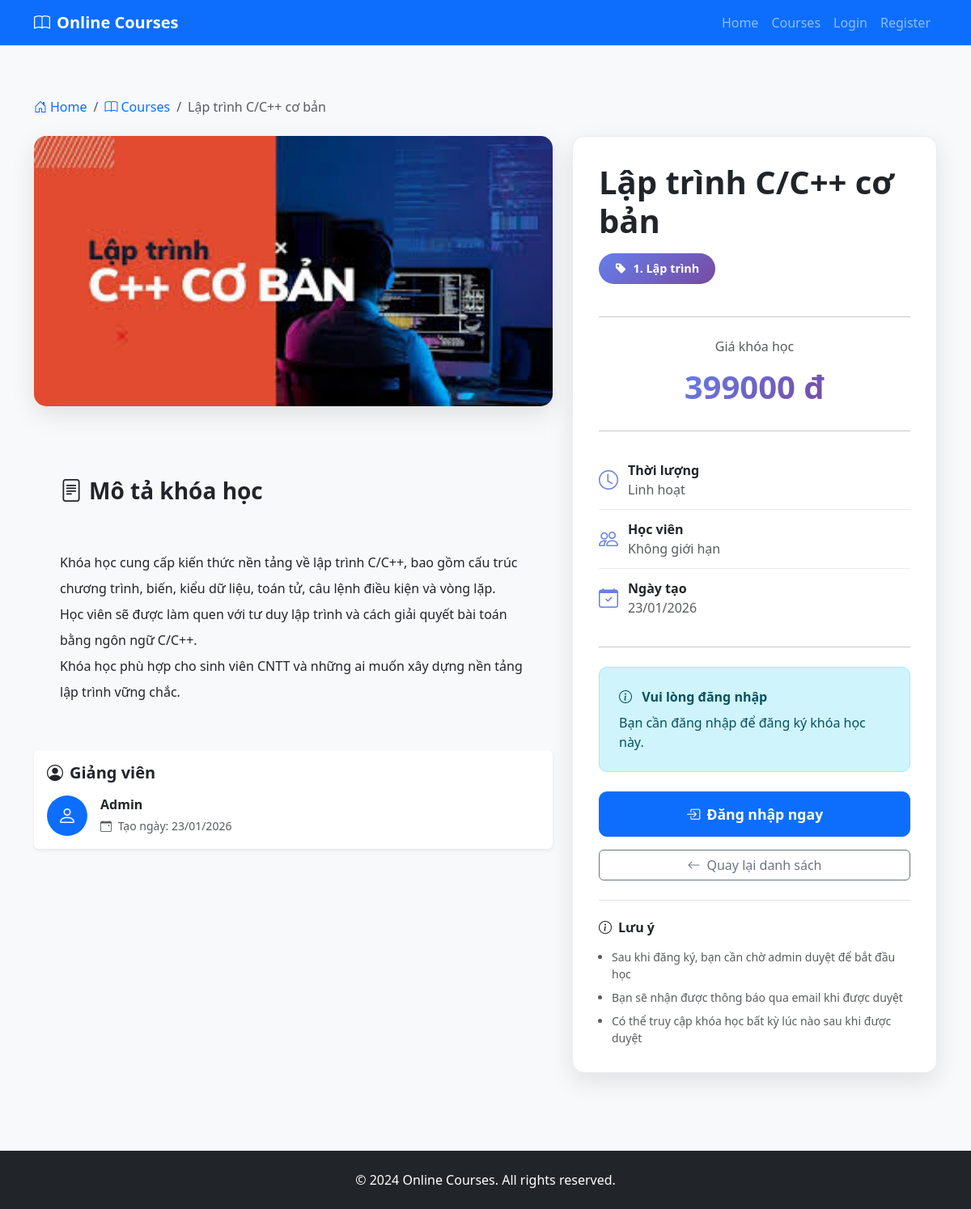
/courses/2/, run on the app's committed database.
### courses/models.py (models this page shows, shortened)
class Course(models.Model):
    STATUS_CHOICES = [
        ('draft', 'Nháp'),
        ('pending', 'Chờ duyệt'),
        ('approved', 'Đã duyệt'),
        ('rejected', 'Từ chối'),
    ]
    title = models.CharField(max_length=200, verbose_name="Tiêu đề")
    description = models.TextField(verbose_name="Mô tả")
    price = models.DecimalField(max_digits=10, decimal_places=2, verbose_name="Giá")
    image = models.ImageField(upload_to='courses/', verbose_name="Hình ảnh")
    category = models.ForeignKey(
        Category,
        on_delete=models.SET_NULL,
        null=True,
        blank=True,
        related_name='courses',
        verbose_name="Danh mục"
    )
    status = models.CharField(
        max_length=20,
        choices=STATUS_CHOICES,
        default='draft',
        verbose_name="Trạng thái"
    )
    created_by = models.ForeignKey(
        User,
        on_delete=models.CASCADE,
        related_name='courses',
        verbose_name="Người tạo"
    )
    created_at = models.DateTimeField(auto_now_add=True, verbose_name="Ngày tạo")
    updated_at = models.DateTimeField(auto_now=True, verbose_name="Ngày cập nhật")
    class Meta:
        verbose_name = "Khóa học"
        verbose_name_plural = "Khóa học"
        ordering = ['-created_at']
        permissions = [
            ("can_approve_course", "Có thể duyệt khóa học"),
            ("can_reject_course", "Có thể từ chối khóa học"),
        ]

class Category(models.Model):
    name = models.CharField(max_length=100, unique=True, verbose_name="Tên danh mục")
    description = models.TextField(blank=True, verbose_name="Mô tả")
    is_active = models.BooleanField(default=True, verbose_name="Kích hoạt")
    created_at = models.DateTimeField(auto_now_add=True, verbose_name="Ngày tạo")
    class Meta:
        verbose_name = "Danh mục"
        verbose_name_plural = "Danh mục"
        ordering = ['name']

### courses/views.py (the view, shortened to what this page needs)
# urls.py: path('<int:pk>/', views.course_detail, name='course_detail'),
def course_detail(request, pk):
    course = get_object_or_404(
        Course,
        pk=pk,
        status='approved'
    )
    is_enrolled = False
    enrollment_status = None
    return render(request, 'courses/course_detail.html', {
        'course': course,
        'is_enrolled': is_enrolled,
        'enrollment_status': enrollment_status,
    })

### templates/courses/course_detail.html (shortened to what this page needs)
{% extends "base.html" %}
{% block content %}
<div class="container py-5">
    <nav aria-label="breadcrumb" class="mb-4">
        <ol class="breadcrumb">
            <li class="breadcrumb-item">
                <a href="/" class="text-decoration-none">
                    <i class="bi bi-house-door me-1"></i>Home
                </a>
            </li>
            <li class="breadcrumb-item">
                <a href="/courses/" class="text-decoration-none">
                    <i class="bi bi-book me-1"></i>Courses
                </a>
            </li>
            <li class="breadcrumb-item active" aria-current="page">{{ course.title|truncatewords:5 }}</li>
        </ol>
    </nav>
    <div class="row g-4">
        <div class="col-lg-7">
            {% if course.image %}
                <img src="{{ course.image.url }}" class="course-detail-image mb-4" alt="{{ course.title }}">
            {% else %}
                <img src="https://via.placeholder.com/800x450/667eea/ffffff?text=Online+Course"
                     class="course-detail-image mb-4" alt="Default course image">
            {% endif %}
            <div class="description-section">
                <h3 class="fw-bold mb-4">
                    <i class="bi bi-file-text me-2"></i>Mô tả khóa học
                </h3>
                <div style="white-space: pre-line; line-height: 2;">
                    {{ course.description }}
                </div>
            </div>
            <div class="card mt-4 border-0 shadow-sm">
                <div class="card-body">
                    <h5 class="fw-bold mb-3">
                        <i class="bi bi-person-circle me-2"></i>Giảng viên
                    </h5>
                    <div class="d-flex align-items-center">
                        <div class="bg-primary text-white rounded-circle d-flex align-items-center justify-content-center me-3"
                             style="width: 50px; height: 50px; font-size: 1.5rem;">
                            <i class="bi bi-person"></i>
                        </div>
                        <div>
                            <h6 class="mb-1 fw-bold">{{ course.created_by.get_full_name|default:course.created_by.username }}</h6>
                            <small class="text-muted">
                                <i class="bi bi-calendar-event me-1"></i>
                                Tạo ngày: {{ course.created_at|date:"d/m/Y" }}
                            </small>
                        </div>
                    </div>
                </div>
            </div>
        </div>
        <div class="col-lg-5">
            <div class="course-info-card sticky-top" style="top: 20px;">
                <div class="d-none d-lg-block">
                    <h1 class="fw-bold mb-3">{{ course.title }}</h1>
                    {% if course.category %}
                    <span class="category-badge mb-3">
                        <i class="bi bi-tag-fill me-2"></i>{{ course.category.name }}
                    </span>
                    {% endif %}
                </div>
                <hr class="my-4">
                <div class="text-center mb-4">
                    <span class="text-muted d-block mb-2">Giá khóa học</span>
                    <span class="price-tag">
                        {{ course.price|floatformat:0 }} đ
                    </span>
                </div>
                <hr class="my-4">
                <div class="mb-4">
                    <div class="info-item">
                        <i class="bi bi-clock"></i>
                        <div>
                            <strong>Thời lượng</strong>
                            <p class="mb-0 text-muted">Linh hoạt</p>
                        </div>
                    </div>
                    <div class="info-item">
                        <i class="bi bi-people"></i>
                        <div>
                            <strong>Học viên</strong>
                            <p class="mb-0 text-muted">Không giới hạn</p>
                        </div>
                    </div>
                    <div class="info-item">
                        <i class="bi bi-calendar-check"></i>
                        <div>
                            <strong>Ngày tạo</strong>
                            <p class="mb-0 text-muted">{{ course.created_at|date:"d/m/Y" }}</p>
                        </div>
                    </div>
                </div>
                <hr class="my-4">
                {% if user.is_authenticated %}
                    {% if is_enrolled %}
                        {% if enrollment_status == 'pending' %}
                        <div class="status-alert alert alert-warning">
                            <i class="bi bi-clock-history me-2"></i>
                            <strong>Chờ duyệt</strong>
                            <p class="mb-0 mt-2">Bạn đã đăng ký khóa học này. Đang chờ admin duyệt.</p>
                        </div>
                        {% elif enrollment_status == 'approved' %}
                        <div class="status-alert alert alert-success">
                            <i class="bi bi-check-circle me-2"></i>
                            <strong>Đã duyệt</strong>
                            <p class="mb-0 mt-2">Bạn đã được duyệt cho khóa học này!</p>
                        </div>
                        <a href="/dashboard/" class="btn btn-primary enroll-btn w-100 mb-3">
                            <i class="bi bi-play-circle me-2"></i>Vào học ngay
                        </a>
                        {% elif enrollment_status == 'rejected' %}
                        <div class="status-alert alert alert-danger">
                            <i class="bi bi-x-circle me-2"></i>
                            <strong>Đã từ chối</strong>
                            <p class="mb-0 mt-2">Đăng ký của bạn đã bị từ chối. Bạn có thể đăng ký lại.</p>
                        </div>
                        <form method="post" action="{% url 'courses:enroll_course' course.id %}">
                            {% csrf_token %}
                            <button type="submit" class="btn btn-success enroll-btn w-100 mb-3">
                                <i class="bi bi-arrow-repeat me-2"></i>Đăng ký lại
                            </button>
                        </form>
                        {% endif %}
                    {% else %}
                        <form method="post" action="{% url 'courses:enroll_course' course.id %}">
                            {% csrf_token %}
                            <button type="submit" class="btn btn-success enroll-btn w-100 mb-3">
                                <i class="bi bi-check-circle me-2"></i>Đăng ký học ngay
                            </button>
                        </form>
                    {% endif %}
                {% else %}
                    <div class="status-alert alert alert-info">
                        <i class="bi bi-info-circle me-2"></i>
                        <strong>Vui lòng đăng nhập</strong>
                        <p class="mb-0 mt-2">Bạn cần đăng nhập để đăng ký khóa học này.</p>
                    </div>
                    <a href="/login/?next={{ request.path }}" class="btn btn-primary enroll-btn w-100 mb-3">
                        <i class="bi bi-box-arrow-in-right me-2"></i>Đăng nhập ngay
                    </a>
                {% endif %}
                <a href="/courses/" class="btn btn-outline-secondary w-100">
                    <i class="bi bi-arrow-left me-2"></i>Quay lại danh sách
                </a>
                <div class="mt-4 pt-4 border-top">
                    <h6 class="fw-bold mb-3">
                        <i class="bi bi-info-circle me-2"></i>Lưu ý
                    </h6>
                    <ul class="small text-muted mb-0 ps-3">
                        <li class="mb-2">Sau khi đăng ký, bạn cần chờ admin duyệt để bắt đầu học</li>
                        <li class="mb-2">Bạn sẽ nhận được thông báo qua email khi được duyệt</li>
                        <li>Có thể truy cập khóa học bất kỳ lúc nào sau khi được duyệt</li>
                    </ul>
                </div>
            </div>
        </div>
    </div>
</div>
{% endblock %}

### templates/courses/course_detail.html (style rules this page uses)
.course-detail-image { width: 100%; height: auto; max-height: 450px; object-fit: cover; border-radius: 15px; box-shadow: 0 10px 30px rgba(0,0,0,0.1); }
.price-tag { font-size: 2.5rem; font-weight: 700; background: linear-gradient(135deg, #667eea 0%, #764ba2 100%); -webkit-background-clip: text; -webkit-text-fill-color: transparent; background-clip: text; }
.course-info-card { background: #ffffff; border-radius: 15px; padding: 2rem; box-shadow: 0 10px 30px rgba(0,0,0,0.1); border: 1px solid #e9ecef; }
.enroll-btn { font-size: 1.1rem; padding: 14px 40px; border-radius: 10px; font-weight: 600; transition: all 0.3s; }
.info-item { display: flex; align-items: center; padding: 12px 0; border-bottom: 1px solid #e9ecef; }
.info-item:last-child { border-bottom: none; }
.info-item i { font-size: 1.5rem; margin-right: 12px; color: #667eea; }
.category-badge { background: linear-gradient(135deg, #667eea 0%, #764ba2 100%); color: white; padding: 8px 20px; border-radius: 25px; font-size: 0.9rem; font-weight: 600; display: inline-block; }
.description-section { background: #f8f9fa; padding: 2rem; border-radius: 15px; line-height: 1.8; margin-top: 2rem; }
.status-alert { border-radius: 10px; padding: 1.5rem; margin-bottom: 1.5rem; }

### data on the page
Course: title "Lập trình C/C++ cơ bản", image (picture), description "Khóa học cung cấp kiến thức nền tảng về lập trình C/C++, bao gồm cấu trúc chương trình, biến, kiểu dữ liệu, toán tử, câu lệnh điều kiện và vòng lặp. Học viên sẽ được làm quen với tư duy lập trình và cách giải quyết bài toán bằng ngôn ngữ C/C++. Khóa học phù hợp cho sinh viên CNTT và những ai muốn xây dựng nền tảng lập trình vững chắc.", created_by.get_full_name "Admin", created_at "23/01/2026", category.name "1. Lập trình", price "399000"
